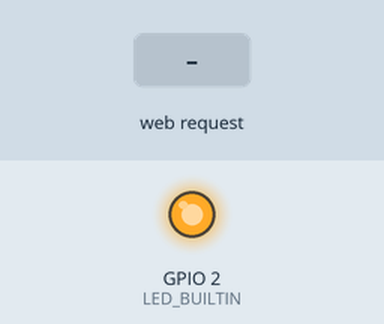
Simulated run of this sketch. Board: ESP8266 (NodeMCU). On the bench: output pins drawn as LEDs (lit = HIGH, except the on-board LED, lit = LOW). Inputs (shaded band) come from the test bench. WiFi joins after 1.5 s; servers stay silent unless stated; what the sketch prints to the serial monitor is not drawn.

Above: at 2.7 s.
2.8 s: HTTP request GET /off received
At 3.4 s:
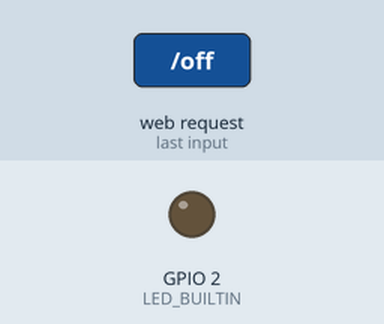
4.3 s: HTTP request GET /on received
At 4.6 s:
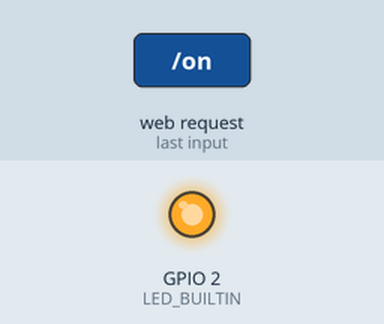
Timing chart, 0 to 7.3 s (numbered marks = the images above; inputs shaded):
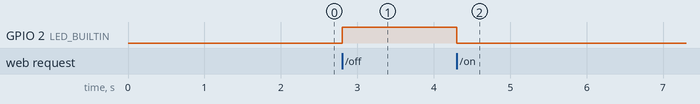

Measured:
- after the input at 2.8 s, GPIO 2 (LED_BUILTIN): LOW → HIGH at once
- after the input at 4.3 s, GPIO 2 (LED_BUILTIN): HIGH → LOW at once

The sketch:

internetBulb.ino
```cpp
#include <ESP8266WiFi.h> // ESP 8266 와이파이 라이브러리
#include <ESP8266WebServer.h>  // ESP 8266 웹서버 라이브러리

ESP8266WebServer server(80);  // 웹서버 오브젝트

void setup()
{
  // LED_BUILTIN 핀 세팅
  pinMode(LED_BUILTIN, OUTPUT);
  digitalWrite(LED_BUILTIN, LOW);

  // 시리얼 세팅
  Serial.begin(9600);
  Serial.println();

  // 와이파이 접속
  WiFi.begin("SK_WiFiGIGAD05C_2.4G", "AAL95@8074"); // 공유기 이름과 비밀번호

  Serial.print("Connecting");
  while (WiFi.status() != WL_CONNECTED) // 와이파이 접속하는 동안 "." 출력
  {
    delay(500);
    Serial.print(".");
  }
  Serial.println();

  Serial.print("Connected, IP address: ");
  Serial.println(WiFi.localIP()); // 접속된 와이파이 주소 출력

  server.on("/on", handleOn); // /on 에 접속 되었을때 실행할 함수 연결
  server.on("/off", handleOff); // /off 에 접속 되었을때 실행할 함수 연결

  server.begin(); // 웹서버 시작
  Serial.println("HTTP server started");
}

void handleOn() { // /on 에 접속할때 실행할 내용
  digitalWrite(LED_BUILTIN, LOW);  //LOW일때 불이 켜진다.
  server.send(200, "text/plain", "LED_BUILTIN ON");
}

void handleOff() { // /off 에 접속할때 실행할 내용
  digitalWrite(LED_BUILTIN, HIGH);  //HIGH일때 불이 꺼진다.
  server.send(200, "text/plain", "LED_BUILTIN OFF");
}

void loop() {
  server.handleClient();
}
```
